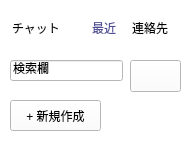
   <widget class="QWidget" name="widget_2" native="true">
    <property name="geometry">
     <rect>
      <x>80</x>
      <y>50</y>
      <width>191</width>
      <height>151</height>
     </rect>
    </property>
    <property name="styleSheet">
     <string notr="true">background-color: rgb(255, 255, 255);</string>
    </property>
    <widget class="QLineEdit" name="lineEdit_5">
     <property name="geometry">
      <rect>
       <x>10</x>
       <y>10</y>
       <width>71</width>
       <height>41</height>
      </rect>
     </property>
     <property name="toolTip">
      <string>def change_value(self):
        self.text = &quot;yattaze&quot;</string>
     </property>
     <property name="styleSheet">
      <string notr="true">border: solid;
font: 18pt &quot;.AppleSystemUIFont&quot;;</string>
     </property>
     <property name="inputMask">
      <string notr="true"/>
     </property>
     <property name="text">
      <string>チャット</string>
     </property>
     <property name="frame">
      <bool>false</bool>
     </property>
     <property name="readOnly">
      <bool>true</bool>
     </property>
    </widget>
    <widget class="QLineEdit" name="lineEdit_6">
     <property name="geometry">
      <rect>
       <x>90</x>
       <y>10</y>
       <width>41</width>
       <height>41</height>
      </rect>
     </property>
     <property name="cursor">
      <cursorShape>PointingHandCursor</cursorShape>
     </property>
     <property name="toolTip">
      <string>def change_value(self):
        self.text = &quot;yattaze&quot;</string>
     </property>
     <property name="styleSheet">
      <string notr="true">color: rgb(79, 78, 150);
border-bottom-color: rgb(67, 59, 140);
font: 13pt &quot;.AppleSystemUIFont&quot;;</string>
     </property>
     <property name="text">
      <string>最近</string>
     </property>
     <property name="frame">
      <bool>false</bool>
     </property>
     <property name="readOnly">
      <bool>true</bool>
     </property>
    </widget>
    <widget class="QLineEdit" name="lineEdit_14">
     <property name="geometry">
      <rect>
       <x>130</x>
       <y>10</y>
       <width>51</width>
       <height>41</height>
      </rect>
     </property>
     <property name="cursor">
      <cursorShape>PointingHandCursor</cursorShape>
     </property>
     <property name="toolTip">
      <string>def change_value(self):
        self.text = &quot;yattaze&quot;</string>
     </property>
     <property name="text">
      <string>連絡先</string>
     </property>
     <property name="frame">
      <bool>false</bool>
     </property>
     <property name="readOnly">
      <bool>true</bool>
     </property>
    </widget>
    <widget class="QLineEdit" name="lineEdit">
     <property name="geometry">
      <rect>
       <x>10</x>
       <y>60</y>
       <width>113</width>
       <height>21</height>
      </rect>
     </property>
     <property name="text">
      <string>検索欄</string>
     </property>
    </widget>
    <widget class="QPushButton" name="pushButton">
     <property name="geometry">
      <rect>
       <x>130</x>
       <y>60</y>
       <width>51</width>
       <height>32</height>
      </rect>
     </property>
     <property name="cursor">
      <cursorShape>PointingHandCursor</cursorShape>
     </property>
     <property name="styleSheet">
      <string notr="true"/>
     </property>
     <property name="text">
      <string/>
     </property>
     <property name="icon">
      <iconset>
       <normaloff>images/search.png</normaloff>images/search.png</iconset>
     </property>
    </widget>
    <widget class="QToolButton" name="toolButton_11">
     <property name="geometry">
      <rect>
       <x>10</x>
       <y>100</y>
       <width>91</width>
       <height>31</height>
      </rect>
     </property>
     <property name="cursor">
      <cursorShape>PointingHandCursor</cursorShape>
     </property>
     <property name="styleSheet">
      <string notr="true">font: 15pt &quot;.AppleSystemUIFont&quot;;</string>
     </property>
     <property name="text">
      <string>+ 新規作成</string>
     </property>
    </widget>
   </widget>
